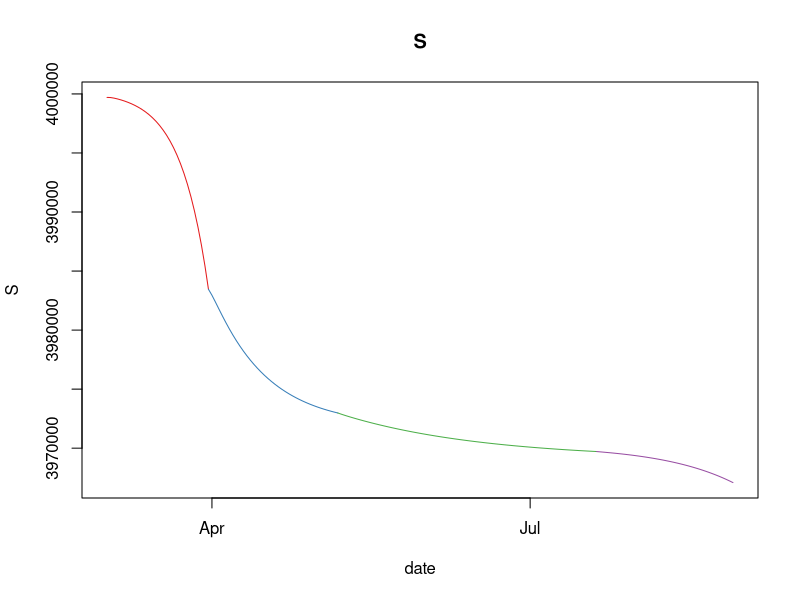
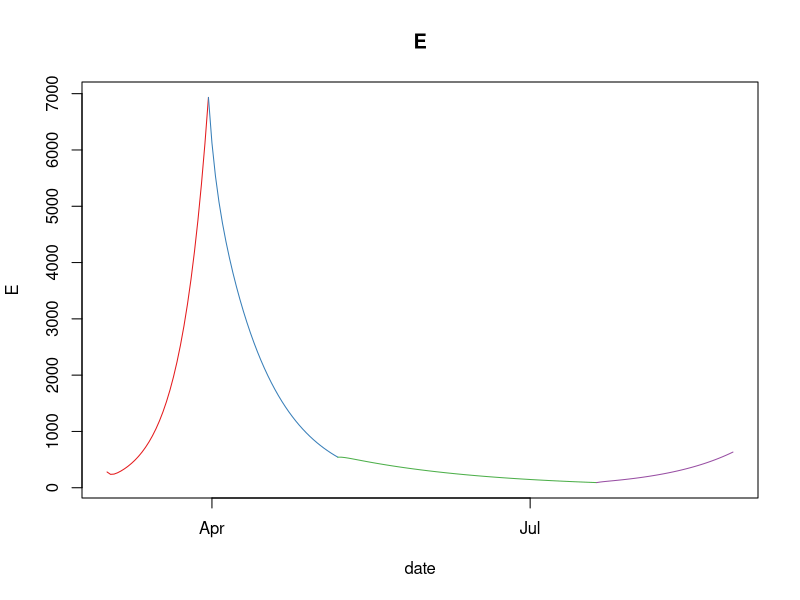
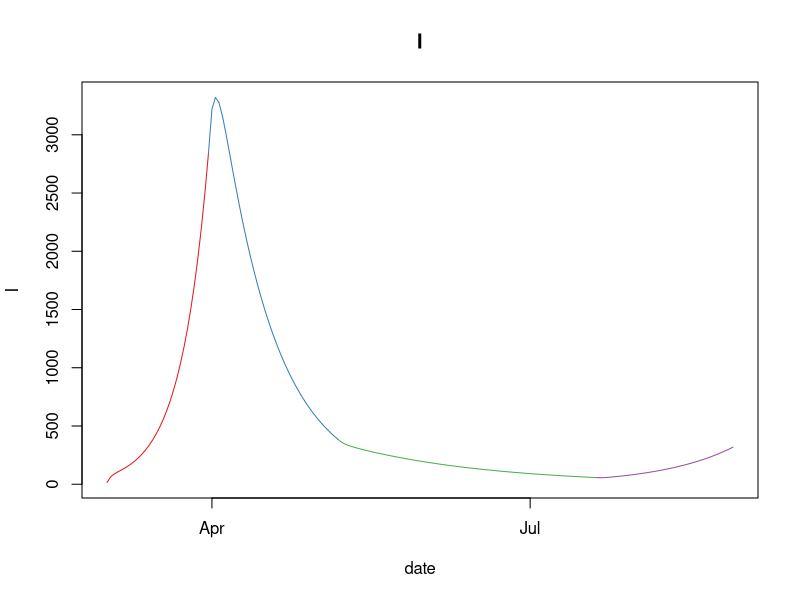
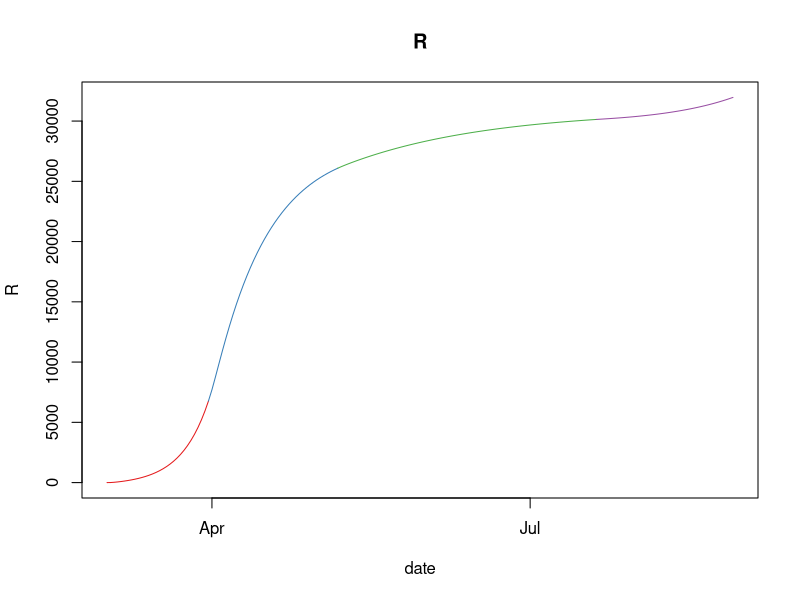
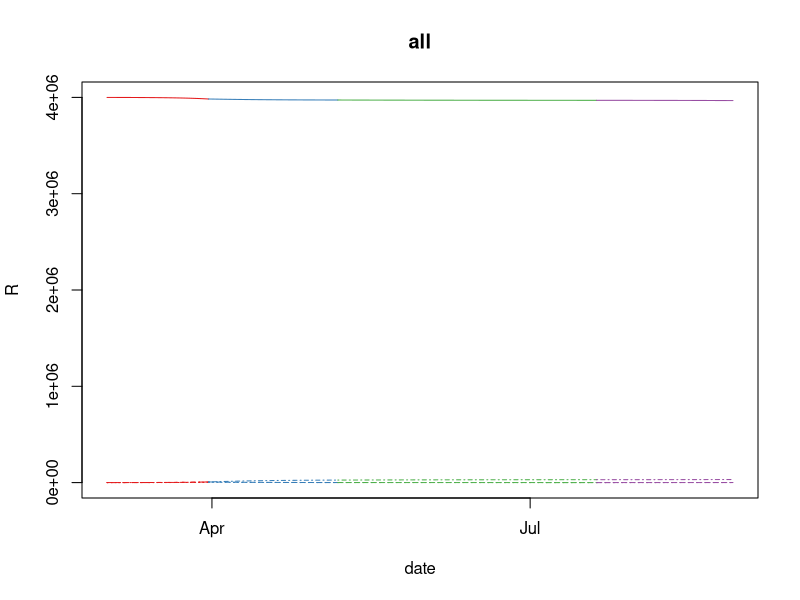

Source code (R) for these figures, in order:
library(deSolve)
library(RColorBrewer)

seirgen <- function(date, S0, E0, I0, R0, beta, gamma, sigma) {
  out <- ode(
    times = seq_len(length(date)),
    y = c(S = S0, E = E0, I = I0, R = R0),
    parms = c(N = N, beta = beta, gamma = gamma, sigma = sigma, dtstep = 1),
    method = "euler",
    func = function(t, y, parms) {
      with(as.list(c(y, parms)), {
        dS <- dtstep * (-beta * ((S * I) / N))
        dE <- dtstep * (beta * ((S * I) / N) - sigma * E)
        dI <- dtstep * (sigma * E - gamma * I)
        dR <- dtstep * (gamma * I)
        list(c(dS, dE, dI, dR))
      })
    }
  )
  colnames(out)[1] <- "date"
  out <- as.data.frame(out)
  out$date <- date
  out
}

colors <- brewer.pal(9, name = "Set1")
types <- c("S", "E", "I", "R")
phases <- c(
  as.Date("2020-03-02"),
  # no lockdown
  as.Date("2020-03-31"),
  # lockdown
  as.Date("2020-05-07"),
  # no lockdown
  as.Date("2020-07-20"),
  # summer vacation
  as.Date("2020-08-28")
)
betas <- c(
  0.7938187,
  0.1799415,
  0.2682169,
  0.4788917
)

allphases <- seq.Date(phases[1], phases[length(phases)], 1)
N <- 4000000
R0 <- 0
I0 <- 14
E0 <- 20 * I0
S0 <- N - E0 - I0 - R0
gamma <- 0.33
sigma <- 0.19

simulateds <- list()
for (i in 1:(length(phases) - 1)) {
  from <- phases[i]
  to <- phases[i + 1]
  beta <- betas[i]

  date <- seq.Date(from, to, 1)
  simulated <- seirgen(date, S0, E0, I0, R0, beta, gamma, sigma)

  simulateds[[i]] <- simulated

  # Starting parameters for the next iteration equal the final values for the current simulated run,
  # since the next simulated phase should pick up where the current one left off.
  R0 <- simulated[nrow(simulated), "R"]
  I0 <- simulated[nrow(simulated), "I"]
  E0 <- simulated[nrow(simulated), "E"]
  S0 <- N - E0 - I0 - R0
}

for (type in types) {
  min <- min(unlist(lapply(simulateds, function(s) min(s[, type]))))
  max <- max(unlist(lapply(simulateds, function(s) max(s[, type]))))
  plot(allphases, rep(0, length(allphases)), main = type, xlab = "date", ylab = type, ylim = c(min, max), type = "n", cex = 0.5)

  for (i in seq_len(length(simulateds))) {
    simulated <- simulateds[[i]]
    color <- colors[i]
    lines(simulated$date, simulated[, type], col = color)
  }
}

plot(allphases, rep(0, length(allphases)), main = "all", xlab = "date", ylab = type, ylim = c(0, N), type = "n", cex = 0.5)

for (t in 1:4) {
  type <- types[t]
  for (i in seq_len(length(simulateds))) {
    simulated <- simulateds[[i]]
    color <- colors[i]
    lines(simulated$date, simulated[, type], col = color, lty = t)
  }
}
